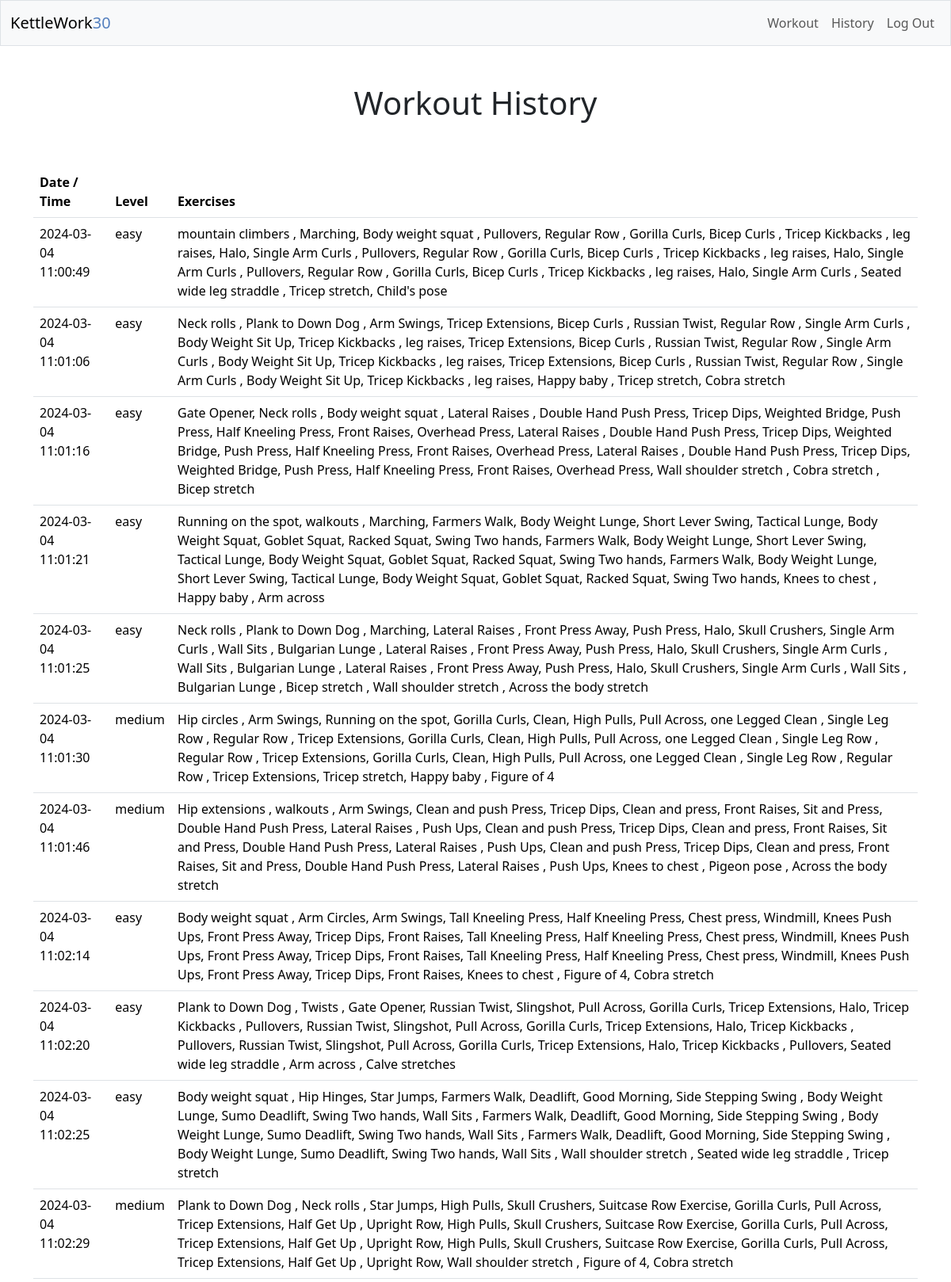
Screenshot of /history (signed in, upper part) with the database file from the repository.
### tables this page shows
CREATE TABLE history (id INTEGER PRIMARY KEY, user_id INTEGER, Timestamp DATETIME DEFAULT CURRENT_TIMESTAMP, level TEXT, names TEXT, FOREIGN KEY (user_id) REFERENCES users (id) ON DELETE CASCADE);

### app.py (the view)
@app.route("/history")
@login_required
def history():
    histories = []
    workouts = db.execute("SELECT * FROM history WHERE user_id = ?", session["user_id"])
    if not workouts:
        return apology("no portfolio", 400)
    for workout in workouts:
        each_workout = {}
        each_workout["level"] = workout["level"]
        each_workout["names"] = workout["names"]
        each_workout["Timestamp"] = workout["Timestamp"]
        histories.append(workout)
    return render_template("history.html", histories=histories)

### app.py (called while the page is built)
@app.after_request
def after_request(response):
    response.headers["Cache-Control"] = "no-cache, no-store, must-revalidate"
    response.headers["Expires"] = 0
    response.headers["Pragma"] = "no-cache"
    return response

### helpers.py (called while the page is built)
def login_required(f):
    @wraps(f)
    def decorated_function(*args, **kwargs):
        if session.get("user_id") is None:
            return redirect("/login")
        return f(*args, **kwargs)
    return decorated_function

### templates/history.html (shortened to what this page needs)
{% extends "layout.html" %}
{% block main %}
<div class="container center-content my-5">
    <h1>Workout History</h1>
</div>
<div class="container">
    <table class="table">
        <thead class="header">
            <tr>
                <th scope="col">Date / Time</th>
                <th scope="col">Level</th>
                <th scope="col">Exercises</th>
            </tr>
        </thead>
        <tbody>
            {% for history in histories%}
            <tr>
                <td>{{ history.Timestamp}}</td>
                <td>{{history.level}}</td>
                <td>{{ history.names }}</td>
            </tr>
            {%endfor%}
        </tbody>
    </table>
</div>
{% endblock %}

### templates/layout.html (shortened to what this page needs)
<!DOCTYPE html>
<html lang="en">
<head>
    <link href="https://cdn.jsdelivr.net/npm/bootstrap@5.3.2/dist/css/bootstrap.min.css" rel="stylesheet"
>
    <link href="/static/styles.css" rel="stylesheet">
</head>
<body>
    <nav class="bg-light border navbar navbar-expand-md navbar-light">
        <div class="container-fluid">
            <a class="navbar-brand" href="/"><span>KettleWork</span><span class="blue">30</span></a>
            <div class="collapse navbar-collapse" id="navbar">
                {% if session["user_id"] %}
                <ul class="navbar-nav ms-auto my-auto">
                    <li class="nav-item"><a class="nav-link" href="/workout">Workout</a></li>
                    <li class="nav-item"><a class="nav-link" href="/history">History</a></li>
                    <li class="nav-item"><a class="nav-link" href="/logout">Log Out</a></li>
                </ul>
                {% else %}
                <ul class="navbar-nav ms-auto my-auto">
                    <li class="nav-item"><a class="nav-link" href="/register">Register</a></li>
                    <li class="nav-item"><a class="nav-link" href="/login">Log In</a></li>
                </ul>
                {% endif %}
            </div>
        </div>
    </nav>
    <main class="container-fluid justify-content-center">
        {% block main %}{% endblock %}
    </main>
</body>
</html>

### static/styles.css (style rules this page uses)
.center-content { display: flex; justify-content: center; align-items: center; text-align: center; }
nav .navbar-brand .blue { color: #537fbe; }

### rows the page displays
history: Timestamp "2024-03-04 11:00:49", level "easy", names "mountain climbers , Marching, Body weight squat , Pullovers, Regular Row , Gorilla Curls, Bicep Curls , Tricep Kickbacks , leg raises, Halo, Single Arm Curls , Pullovers, Regular Row , Gorilla Curls, Bicep Curls , Tricep Kickbacks , leg raises, Halo, Single Arm Curls , Pullovers, Regular Row , Gorilla Curls, Bicep Curls , Tricep Kickbacks , leg raises, Halo, Single Arm Curls , Seated wide leg straddle , Tricep stretch, Child's pose"
history: Timestamp "2024-03-04 11:01:06", level "easy", names "Neck rolls , Plank to Down Dog , Arm Swings, Tricep Extensions, Bicep Curls , Russian Twist, Regular Row , Single Arm Curls , Body Weight Sit Up, Tricep Kickbacks , leg raises, Tricep Extensions, Bicep Curls , Russian Twist, Regular Row , Single Arm Curls , Body Weight Sit Up, Tricep Kickbacks , leg raises, Tricep Extensions, Bicep Curls , Russian Twist, Regular Row , Single Arm Curls , Body Weight Sit Up, Tricep Kickbacks , leg raises, Happy baby , Tricep stretch, Cobra stretch"
history: Timestamp "2024-03-04 11:01:16", level "easy", names "Gate Opener, Neck rolls , Body weight squat , Lateral Raises , Double Hand Push Press, Tricep Dips, Weighted Bridge, Push Press, Half Kneeling Press, Front Raises, Overhead Press, Lateral Raises , Double Hand Push Press, Tricep Dips, Weighted Bridge, Push Press, Half Kneeling Press, Front Raises, Overhead Press, Lateral Raises , Double Hand Push Press, Tricep Dips, Weighted Bridge, Push Press, Half Kneeling Press, Front Raises, Overhead Press, Wall shoulder stretch , Cobra stretch , Bicep stretch"
history: Timestamp "2024-03-04 11:01:21", level "easy", names "Running on the spot, walkouts , Marching, Farmers Walk, Body Weight Lunge, Short Lever Swing, Tactical Lunge, Body Weight Squat, Goblet Squat, Racked Squat, Swing Two hands, Farmers Walk, Body Weight Lunge, Short Lever Swing, Tactical Lunge, Body Weight Squat, Goblet Squat, Racked Squat, Swing Two hands, Farmers Walk, Body Weight Lunge, Short Lever Swing, Tactical Lunge, Body Weight Squat, Goblet Squat, Racked Squat, Swing Two hands, Knees to chest , Happy baby , Arm across"
history: Timestamp "2024-03-04 11:01:25", level "easy", names "Neck rolls , Plank to Down Dog , Marching, Lateral Raises , Front Press Away, Push Press, Halo, Skull Crushers, Single Arm Curls , Wall Sits , Bulgarian Lunge , Lateral Raises , Front Press Away, Push Press, Halo, Skull Crushers, Single Arm Curls , Wall Sits , Bulgarian Lunge , Lateral Raises , Front Press Away, Push Press, Halo, Skull Crushers, Single Arm Curls , Wall Sits , Bulgarian Lunge , Bicep stretch , Wall shoulder stretch , Across the body stretch"
history: Timestamp "2024-03-04 11:01:30", level "medium", names "Hip circles , Arm Swings, Running on the spot, Gorilla Curls, Clean, High Pulls, Pull Across, one Legged Clean , Single Leg Row , Regular Row , Tricep Extensions, Gorilla Curls, Clean, High Pulls, Pull Across, one Legged Clean , Single Leg Row , Regular Row , Tricep Extensions, Gorilla Curls, Clean, High Pulls, Pull Across, one Legged Clean , Single Leg Row , Regular Row , Tricep Extensions, Tricep stretch, Happy baby , Figure of 4"
history: Timestamp "2024-03-04 11:01:46", level "medium", names "Hip extensions , walkouts , Arm Swings, Clean and push Press, Tricep Dips, Clean and press, Front Raises, Sit and Press, Double Hand Push Press, Lateral Raises , Push Ups, Clean and push Press, Tricep Dips, Clean and press, Front Raises, Sit and Press, Double Hand Push Press, Lateral Raises , Push Ups, Clean and push Press, Tricep Dips, Clean and press, Front Raises, Sit and Press, Double Hand Push Press, Lateral Raises , Push Ups, Knees to chest , Pigeon pose , Across the body stretch"
history: Timestamp "2024-03-04 11:02:14", level "easy", names "Body weight squat , Arm Circles, Arm Swings, Tall Kneeling Press, Half Kneeling Press, Chest press, Windmill, Knees Push Ups, Front Press Away, Tricep Dips, Front Raises, Tall Kneeling Press, Half Kneeling Press, Chest press, Windmill, Knees Push Ups, Front Press Away, Tricep Dips, Front Raises, Tall Kneeling Press, Half Kneeling Press, Chest press, Windmill, Knees Push Ups, Front Press Away, Tricep Dips, Front Raises, Knees to chest , Figure of 4, Cobra stretch"
history: Timestamp "2024-03-04 11:02:20", level "easy", names "Plank to Down Dog , Twists , Gate Opener, Russian Twist, Slingshot, Pull Across, Gorilla Curls, Tricep Extensions, Halo, Tricep Kickbacks , Pullovers, Russian Twist, Slingshot, Pull Across, Gorilla Curls, Tricep Extensions, Halo, Tricep Kickbacks , Pullovers, Russian Twist, Slingshot, Pull Across, Gorilla Curls, Tricep Extensions, Halo, Tricep Kickbacks , Pullovers, Seated wide leg straddle , Arm across , Calve stretches"
history: Timestamp "2024-03-04 11:02:25", level "easy", names "Body weight squat , Hip Hinges, Star Jumps, Farmers Walk, Deadlift, Good Morning, Side Stepping Swing , Body Weight Lunge, Sumo Deadlift, Swing Two hands, Wall Sits , Farmers Walk, Deadlift, Good Morning, Side Stepping Swing , Body Weight Lunge, Sumo Deadlift, Swing Two hands, Wall Sits , Farmers Walk, Deadlift, Good Morning, Side Stepping Swing , Body Weight Lunge, Sumo Deadlift, Swing Two hands, Wall Sits , Wall shoulder stretch , Seated wide leg straddle , Tricep stretch"
history: Timestamp "2024-03-04 11:02:29", level "medium", names "Plank to Down Dog , Neck rolls , Star Jumps, High Pulls, Skull Crushers, Suitcase Row Exercise, Gorilla Curls, Pull Across, Tricep Extensions, Half Get Up , Upright Row, High Pulls, Skull Crushers, Suitcase Row Exercise, Gorilla Curls, Pull Across, Tricep Extensions, Half Get Up , Upright Row, High Pulls, Skull Crushers, Suitcase Row Exercise, Gorilla Curls, Pull Across, Tricep Extensions, Half Get Up , Upright Row, Wall shoulder stretch , Figure of 4, Cobra stretch"
